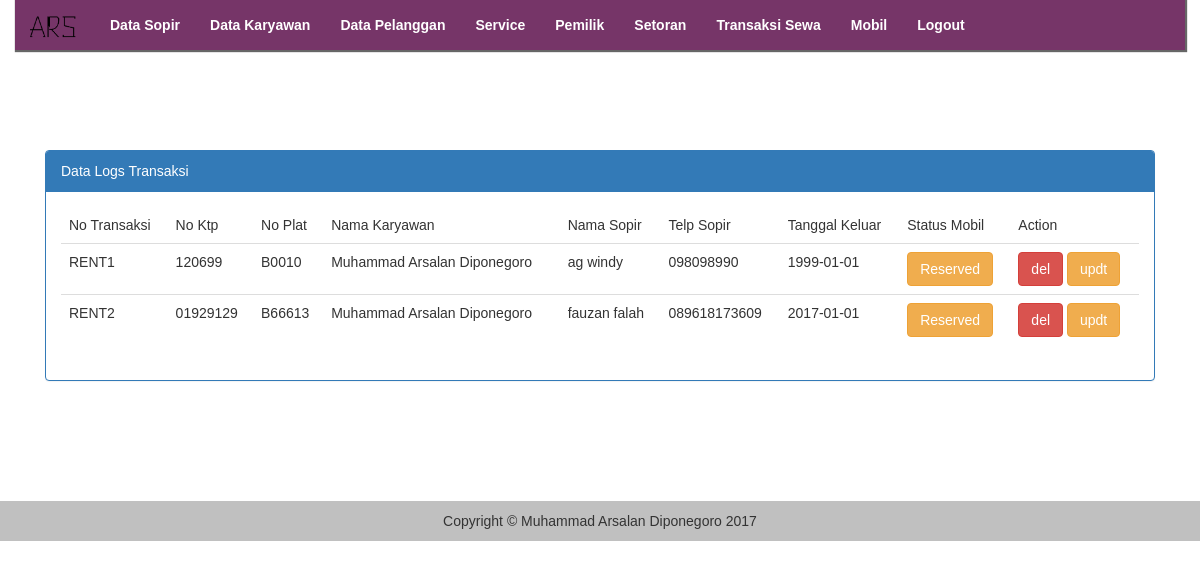
Page /index.php?page=data/transaksi (signed in) on the committed database.
### tables this page shows
CREATE TABLE `tb_transaksi_sewa` (
  `NoTransaksi` varchar(32) NOT NULL,
  `NoKtp` varchar(255) NOT NULL,
  `NoPlat` varchar(225) NOT NULL,
  `nik` varchar(255) NOT NULL,
  `IDSopir` varchar(225) NOT NULL,
  `TglPesan` date NOT NULL,
  `TglPinjam` date NOT NULL,
  `JamPinjam` time NOT NULL,
  `TglKembaliRencana` date NOT NULL,
  `JamKembaliRencana` time NOT NULL,
  `TglKembaliRealisasi` date NOT NULL,
  `JamKembaliReal` time NOT NULL,
  `Denda` int(11) NOT NULL,
  `KiloMeterPinjam` int(11) NOT NULL,
  `KiloMeterKembali` int(11) NOT NULL,
  `BBMPinjam` int(11) NOT NULL,
  `BBMKembali` int(11) NOT NULL,
  `KondisiMobilPinjam` text NOT NULL,
  `KondisiMobilKembali` text NOT NULL,
  `Kerusakan` text NOT NULL,
  `BiayaKerusakan` int(11) NOT NULL,
  `BiayaBBM` int(11) NOT NULL
);

CREATE TABLE `tb_karyawan` (
  `nik` varchar(30) NOT NULL,
  `NmKaryawan` varchar(255) NOT NULL,
  `AlmtKaryawan` text NOT NULL,
  `TelpKaryawan` varchar(255) NOT NULL
);

CREATE TABLE `tb_sopir` (
  `IDSopir` varchar(5) NOT NULL,
  `NmSopir` varchar(255) NOT NULL,
  `AlmtSopir` text NOT NULL,
  `TelpSopir` varchar(255) NOT NULL,
  `NoSim` varchar(255) NOT NULL,
  `TarifPerJam` int(11) NOT NULL
);

### system/action/action.transaksi.php (called while the page is built, shortened)
<?php
class transaksi
{
	protected $db;
	function __construct($db)
	{
		$this->db = $db;
	}
		function fetch()
		{
			$sql = "SELECT tb_kendaraan.* , tb_transaksi_sewa.* , tb_sopir.* , tb_merk.* , tb_karyawan.*
					FROM tb_transaksi_sewa
					INNER JOIN tb_kendaraan
					ON tb_transaksi_sewa.NoPlat = tb_kendaraan.NoPlat
					INNER JOIN tb_sopir
					ON tb_transaksi_sewa.IDSopir = tb_sopir.IDSopir
					INNER JOIN tb_karyawan
					ON tb_transaksi_sewa.nik = tb_karyawan.nik
					INNER JOIN tb_merk
					ON tb_kendaraan.KodeMerk = tb_merk.KodeMerk";
			$x = $this->db -> prepare($sql);
			$x -> execute();
			$f = $x -> fetchAll();
			return $f;
		}
}

### app/page/data/transaksi/index.php (the view, shortened to what this page needs)
<?php
	$fetch = new transaksi($db);
	$fS = $fetch -> fetch();
?>
<div class="container">
	<div class="row">
	<div class="col-md-12 data-sopir-view">
		<div class="col-md-12">
			<div class="panel panel-primary">
				<div class="panel-heading">
					Data Logs Transaksi
				</div>
				<div class="panel-body">
					<table class="table">
						<thead>
							<td>No Transaksi</td>
							<td>No Ktp</td>
							<td>No Plat</td>
							<td>Nama Karyawan</td>
							<td>Nama Sopir</td>
							<td>Telp Sopir</td>
							<td>Tanggal Keluar</td>
							<td>Status Mobil</td>
							<td>Action</td>
						</thead>
						<tbody>
							<?php foreach($fS as $data){ ?>
							<tr>
								<td><?php echo $data['NoTransaksi']  ?></td>
								<td><?php echo $data['NoKtp']  ?></td>
								<td><?php echo $data['NoPlat']  ?></td>
								<td><?php echo $data['NmKaryawan']  ?></td>
								<td><?php echo $data['NmSopir'] ?></td>
								<td><?php echo $data['TelpSopir'] ?></td>
								<td><?php echo $data['TglPinjam'] ?></td>
								<td><?php
												if ($data['TglKembaliRealisasi'] == date('Y-m-d')) {
													echo "<button class='btn btn-primary'>Available</button>";
												}else{
													echo "<button class='btn btn-warning'>Reserved</button>";
												}
								 ?>
								 </td>
								<td><a href="index.php?action=HapusPelanggan&i=<?php echo base64_encode($data['NoKtp']) ?>"><button class="btn btn-danger">del</button></a> <button class="btn btn-warning" onclick="EditSopir('<?php echo $data['NoKtp']?>','<?php echo $data['NamaPel']?>','<?php echo $data['AlamatPel']?>','<?php echo $data['TelpPel'] ?>')">updt</button></td>
							</tr>
							<?php }?>
						</tbody>
					</table>
				</div>
			</div>
		</div>
	</div>
	</div>
</div>

### app/resources/css/main.css (style rules this page uses)
body { background: #fff; font-family: sans-serif; }
.data-sopir-view { margin: 100px auto; }

### rows in the picture
tb_transaksi_sewa: NoTransaksi "RENT1", NoKtp "120699", NoPlat "B0010", tb_karyawan.NmKaryawan "Muhammad Arsalan Diponegoro", IDSopir.NmSopir "ag windy", IDSopir.TelpSopir "098098990", TglPinjam "1999-01-01", TglKembaliRealisasi "Reserved"
tb_transaksi_sewa: NoTransaksi "RENT2", NoKtp "01929129", NoPlat "B66613", tb_karyawan.NmKaryawan "Muhammad Arsalan Diponegoro", IDSopir.NmSopir "fauzan falah", IDSopir.TelpSopir "089618173609", TglPinjam "2017-01-01", TglKembaliRealisasi "Reserved"
